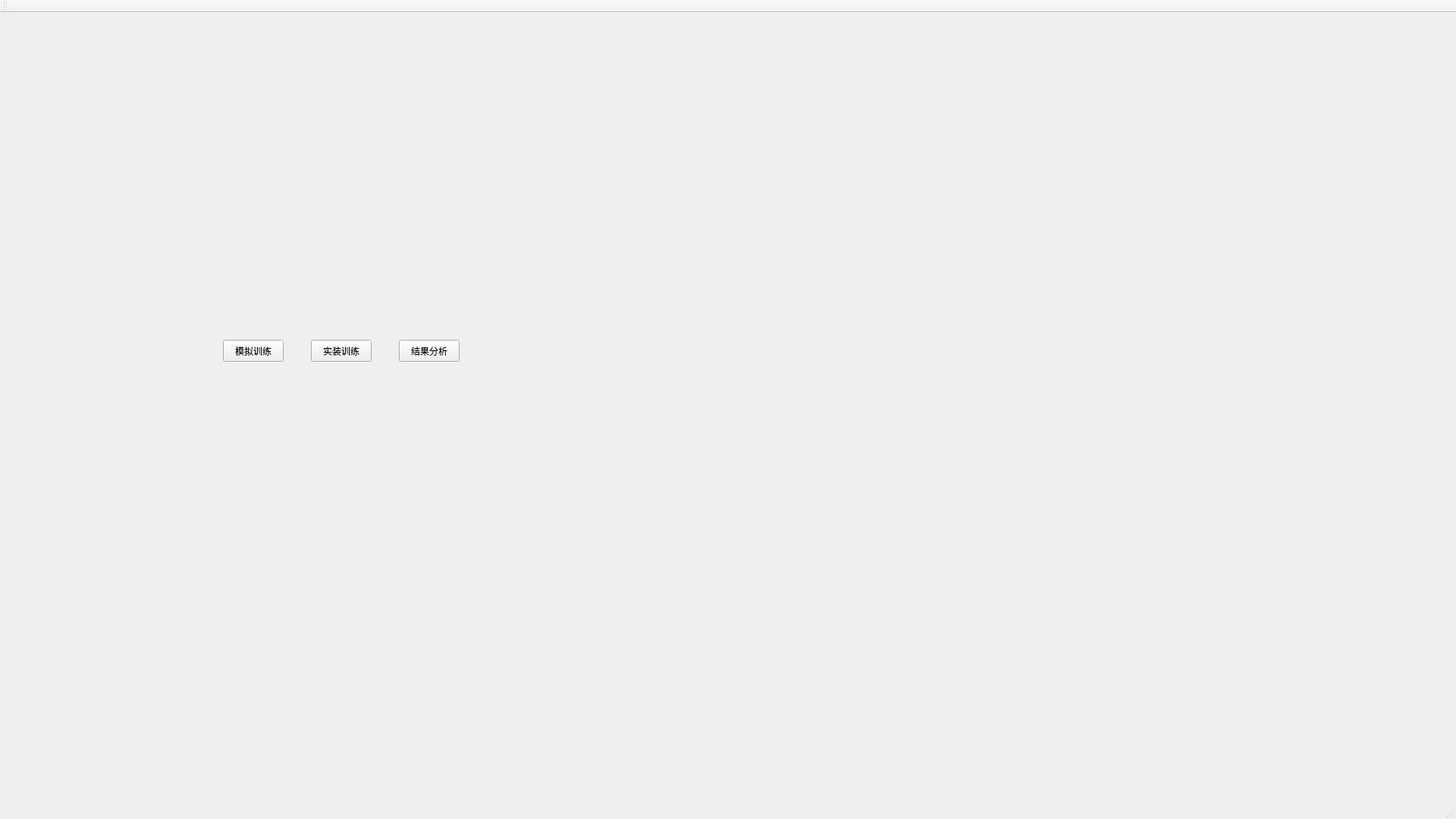
<?xml version="1.0" encoding="UTF-8"?>
<ui version="4.0">
 <class>MainWindow</class>
 <widget class="QMainWindow" name="MainWindow">
  <property name="geometry">
   <rect>
    <x>0</x>
    <y>0</y>
    <width>1920</width>
    <height>1080</height>
   </rect>
  </property>
  <property name="windowTitle">
   <string>SG模拟训练系统</string>
  </property>
  <property name="statusTip">
   <string extracomment="@2019 heuship"/>
  </property>
  <widget class="QWidget" name="centralWidget">
   <widget class="QWidget" name="verticalLayoutWidget_2">
    <property name="geometry">
     <rect>
      <x>240</x>
      <y>380</y>
      <width>420</width>
      <height>131</height>
     </rect>
    </property>
    <layout class="QVBoxLayout" name="verticalLayout_2">
     <item>
      <spacer name="verticalSpacer">
       <property name="orientation">
        <enum>Qt::Vertical</enum>
       </property>
       <property name="sizeType">
        <enum>QSizePolicy::Expanding</enum>
       </property>
       <property name="sizeHint" stdset="0">
        <size>
         <width>20</width>
         <height>40</height>
        </size>
       </property>
      </spacer>
     </item>
     <item>
      <layout class="QHBoxLayout" name="horizontalLayout">
       <item>
        <spacer name="horizontalSpacer_3">
         <property name="orientation">
          <enum>Qt::Horizontal</enum>
         </property>
         <property name="sizeHint" stdset="0">
          <size>
           <width>40</width>
           <height>20</height>
          </size>
         </property>
        </spacer>
       </item>
       <item>
        <widget class="QPushButton" name="pushButton_2">
         <property name="sizePolicy">
          <sizepolicy hsizetype="Minimum" vsizetype="Expanding">
           <horstretch>0</horstretch>
           <verstretch>0</verstretch>
          </sizepolicy>
         </property>
         <property name="text">
          <string>模拟训练</string>
         </property>
        </widget>
       </item>
       <item>
        <spacer name="horizontalSpacer_5">
         <property name="orientation">
          <enum>Qt::Horizontal</enum>
         </property>
         <property name="sizeType">
          <enum>QSizePolicy::Fixed</enum>
         </property>
         <property name="sizeHint" stdset="0">
          <size>
           <width>30</width>
           <height>20</height>
          </size>
         </property>
        </spacer>
       </item>
       <item>
        <widget class="QPushButton" name="pushButton">
         <property name="sizePolicy">
          <sizepolicy hsizetype="Minimum" vsizetype="Expanding">
           <horstretch>0</horstretch>
           <verstretch>0</verstretch>
          </sizepolicy>
         </property>
         <property name="text">
          <string>实装训练</string>
         </property>
        </widget>
       </item>
       <item>
        <spacer name="horizontalSpacer_4">
         <property name="orientation">
          <enum>Qt::Horizontal</enum>
         </property>
         <property name="sizeType">
          <enum>QSizePolicy::Fixed</enum>
         </property>
         <property name="sizeHint" stdset="0">
          <size>
           <width>30</width>
           <height>20</height>
          </size>
         </property>
        </spacer>
       </item>
       <item>
        <widget class="QPushButton" name="pushButton_3">
         <property name="sizePolicy">
          <sizepolicy hsizetype="Minimum" vsizetype="Expanding">
           <horstretch>0</horstretch>
           <verstretch>0</verstretch>
          </sizepolicy>
         </property>
         <property name="text">
          <string>结果分析</string>
         </property>
        </widget>
       </item>
       <item>
        <spacer name="horizontalSpacer">
         <property name="orientation">
          <enum>Qt::Horizontal</enum>
         </property>
         <property name="sizeHint" stdset="0">
          <size>
           <width>40</width>
           <height>20</height>
          </size>
         </property>
        </spacer>
       </item>
      </layout>
     </item>
     <item>
      <spacer name="verticalSpacer_2">
       <property name="orientation">
        <enum>Qt::Vertical</enum>
       </property>
       <property name="sizeHint" stdset="0">
        <size>
         <width>20</width>
         <height>40</height>
        </size>
       </property>
      </spacer>
     </item>
    </layout>
   </widget>
  </widget>
  <widget class="QToolBar" name="mainToolBar">
   <attribute name="toolBarArea">
    <enum>TopToolBarArea</enum>
   </attribute>
   <attribute name="toolBarBreak">
    <bool>false</bool>
   </attribute>
  </widget>
  <widget class="QStatusBar" name="statusBar"/>
 </widget>
 <layoutdefault spacing="6" margin="11"/>
 <resources/>
 <connections/>
</ui>
